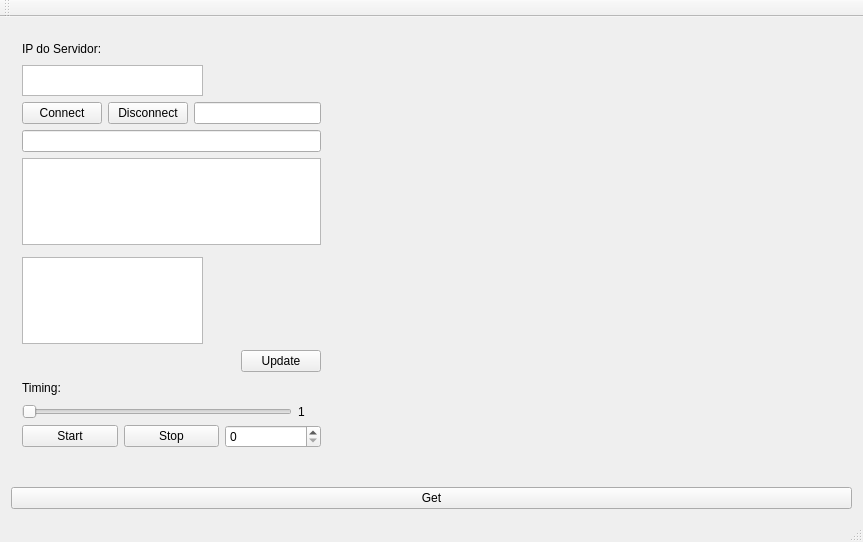
<?xml version="1.0" encoding="UTF-8"?>
<ui version="4.0">
 <class>MainWindow</class>
 <widget class="QMainWindow" name="MainWindow">
  <property name="geometry">
   <rect>
    <x>0</x>
    <y>0</y>
    <width>863</width>
    <height>542</height>
   </rect>
  </property>
  <property name="sizePolicy">
   <sizepolicy hsizetype="Fixed" vsizetype="Fixed">
    <horstretch>0</horstretch>
    <verstretch>0</verstretch>
   </sizepolicy>
  </property>
  <property name="windowTitle">
   <string>MainWindow</string>
  </property>
  <widget class="QWidget" name="centralWidget">
   <layout class="QHBoxLayout" name="horizontalLayout_6" stretch="100">
    <item>
     <layout class="QVBoxLayout" name="verticalLayout" stretch="0,0">
      <item>
       <widget class="Plotter" name="widget" native="true">
        <widget class="Plotter" name="centralWidget_2" native="true">
         <property name="geometry">
          <rect>
           <x>0</x>
           <y>0</y>
           <width>321</width>
           <height>431</height>
          </rect>
         </property>
         <layout class="QVBoxLayout" name="verticalLayout_2">
          <item>
           <layout class="QHBoxLayout" name="horizontalLayout_5">
            <item>
             <widget class="QLabel" name="label_IP">
              <property name="text">
               <string>IP do Servidor:</string>
              </property>
             </widget>
            </item>
            <item>
             <spacer name="horizontalSpacer_3">
              <property name="orientation">
               <enum>Qt::Orientation::Horizontal</enum>
              </property>
              <property name="sizeHint" stdset="0">
               <size>
                <width>40</width>
                <height>20</height>
               </size>
              </property>
             </spacer>
            </item>
           </layout>
          </item>
          <item>
           <widget class="QTextEdit" name="textEdit">
            <property name="sizePolicy">
             <sizepolicy hsizetype="Expanding" vsizetype="Expanding">
              <horstretch>0</horstretch>
              <verstretch>0</verstretch>
             </sizepolicy>
            </property>
            <property name="minimumSize">
             <size>
              <width>181</width>
              <height>31</height>
             </size>
            </property>
            <property name="maximumSize">
             <size>
              <width>181</width>
              <height>31</height>
             </size>
            </property>
           </widget>
          </item>
          <item>
           <layout class="QHBoxLayout" name="horizontalLayout_2">
            <item>
             <widget class="QPushButton" name="pushButtonConnect">
              <property name="text">
               <string>Connect</string>
              </property>
             </widget>
            </item>
            <item>
             <widget class="QPushButton" name="pushButtonDisconnect">
              <property name="text">
               <string>Disconnect</string>
              </property>
             </widget>
            </item>
            <item>
             <widget class="QLineEdit" name="ipLineEdit"/>
            </item>
            <item>
             <layout class="QHBoxLayout" name="horizontalLayout_9"/>
            </item>
           </layout>
          </item>
          <item>
           <widget class="QLineEdit" name="lineEdit"/>
          </item>
          <item>
           <widget class="QListWidget" name="ipListWidget"/>
          </item>
          <item>
           <widget class="Plotter" name="plotter" native="true"/>
          </item>
          <item>
           <widget class="QListWidget" name="listWidgetListaIP">
            <property name="sizePolicy">
             <sizepolicy hsizetype="Expanding" vsizetype="Expanding">
              <horstretch>0</horstretch>
              <verstretch>0</verstretch>
             </sizepolicy>
            </property>
            <property name="minimumSize">
             <size>
              <width>181</width>
              <height>59</height>
             </size>
            </property>
            <property name="maximumSize">
             <size>
              <width>181</width>
              <height>200</height>
             </size>
            </property>
           </widget>
          </item>
          <item>
           <layout class="QHBoxLayout" name="horizontalLayout_3">
            <item>
             <spacer name="horizontalSpacer">
              <property name="orientation">
               <enum>Qt::Orientation::Horizontal</enum>
              </property>
              <property name="sizeHint" stdset="0">
               <size>
                <width>40</width>
                <height>20</height>
               </size>
              </property>
             </spacer>
            </item>
            <item>
             <widget class="QPushButton" name="pushButtonUpdate">
              <property name="text">
               <string>Update</string>
              </property>
             </widget>
            </item>
           </layout>
          </item>
          <item>
           <layout class="QHBoxLayout" name="horizontalLayout_4">
            <item>
             <widget class="QLabel" name="label_Timing">
              <property name="text">
               <string>Timing:</string>
              </property>
             </widget>
            </item>
            <item>
             <spacer name="horizontalSpacer_2">
              <property name="orientation">
               <enum>Qt::Orientation::Horizontal</enum>
              </property>
              <property name="sizeHint" stdset="0">
               <size>
                <width>40</width>
                <height>20</height>
               </size>
              </property>
             </spacer>
            </item>
           </layout>
          </item>
          <item>
           <layout class="QHBoxLayout" name="horizontalLayout_8" stretch="92,8">
            <item>
             <widget class="QSlider" name="horizontalSlider">
              <property name="minimum">
               <number>1</number>
              </property>
              <property name="maximum">
               <number>100</number>
              </property>
              <property name="orientation">
               <enum>Qt::Orientation::Horizontal</enum>
              </property>
             </widget>
            </item>
            <item>
             <widget class="QLabel" name="labelTimeValue">
              <property name="text">
               <string>1</string>
              </property>
             </widget>
            </item>
           </layout>
          </item>
          <item>
           <layout class="QHBoxLayout" name="horizontalLayout" stretch="0,0,0">
            <item>
             <widget class="QPushButton" name="pushButtonStart">
              <property name="text">
               <string>Start</string>
              </property>
             </widget>
            </item>
            <item>
             <widget class="QPushButton" name="pushButtonStop">
              <property name="text">
               <string>Stop</string>
              </property>
             </widget>
            </item>
            <item>
             <layout class="QHBoxLayout" name="horizontalLayout_10">
              <item>
               <widget class="QSpinBox" name="timingSpinBox"/>
              </item>
             </layout>
            </item>
           </layout>
          </item>
          <item>
           <spacer name="verticalSpacer">
            <property name="orientation">
             <enum>Qt::Orientation::Vertical</enum>
            </property>
            <property name="sizeHint" stdset="0">
             <size>
              <width>168</width>
              <height>40</height>
             </size>
            </property>
           </spacer>
          </item>
         </layout>
        </widget>
       </widget>
      </item>
      <item>
       <widget class="QPushButton" name="pushButtonGet">
        <property name="text">
         <string>Get</string>
        </property>
       </widget>
      </item>
     </layout>
    </item>
   </layout>
  </widget>
  <widget class="QMenuBar" name="menuBar">
   <property name="geometry">
    <rect>
     <x>0</x>
     <y>0</y>
     <width>863</width>
     <height>23</height>
    </rect>
   </property>
  </widget>
  <widget class="QToolBar" name="mainToolBar">
   <attribute name="toolBarArea">
    <enum>TopToolBarArea</enum>
   </attribute>
   <attribute name="toolBarBreak">
    <bool>false</bool>
   </attribute>
  </widget>
  <widget class="QStatusBar" name="statusBar"/>
 </widget>
 <layoutdefault spacing="6" margin="11"/>
 <customwidgets>
  <customwidget>
   <class>Plotter</class>
   <extends>QWidget</extends>
   <header>plotter.h</header>
   <container>1</container>
  </customwidget>
 </customwidgets>
 <resources/>
 <connections/>
 <slots>
  <slot>CopiaIP()</slot>
 </slots>
</ui>
